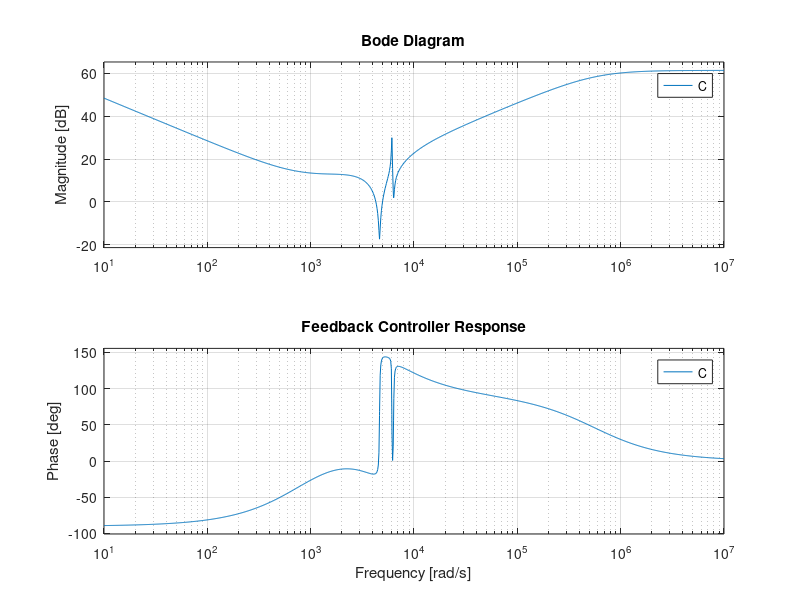

This figure's MATLAB source: (Note: this script raises an error after producing the figure.)
%% Initializing the process
clear;
load MSD2024_P2_Plant.mat % Load the file
s = tf('s');

%% Feedback Controller tuning
% Shapeit parameters
Kp = 1.7;
fi = 230; %Hz
fd =  130 ; %Hz
ft = 90000; %Hz
% Convert to rad/s
wi = fi*2*pi; %Integrator zero, rad/s
wd = fd*2*pi; %Differentiator pole, rad/s
wt = ft*2*pi; %(Tamed)Differentiator zero, rad/s
%Create PID transfer function
C_PID = Kp*(1+wi/s)*((s/wd+1)/(s/wt + 1)); %proportional, integral, lead/lag

% Regular notch filter implementation
f1 = 738;           % Notch frequency (Hz)
zeta_1 = 0.01;      % Damping for numerator (sharp)
zeta_2 = 0.9;       % Damping for denominator (wider)
% Convert to rad/s
w1 = f1*2*pi; %rad/s
% Create transfer function
num_notch = [1, 2*zeta_1*w1, w1^2];  % Numerator coefficients
den_notch = [1, 2*zeta_2*w1, w1^2];  % Denominator coefficients
notch = tf(num_notch, den_notch);

% Skewed notch implementation
f21 = 1009;          % Frequency for numerator (Hz)
zeta_21 = 0.01;      % Damping ratio for numerator
f22 = 971.7;         % Frequency for denominator (Hz)
zeta_22 = 0.005;     % Damping ratio for denominator
% Convert to rad/s
w21 = f21*2*pi; %Notch zero, rad/s
w22 = f22*2*pi; %Notch pole, rad/s
% Create transfer function
num_skewed = [1, 2*zeta_21*w21, w21^2];  % Numerator coefficients
den_skewed = [1, 2*zeta_22*w22, w22^2];  % Denominator coefficients
skewed_notch = tf(num_skewed, den_skewed);


%construct controller
C = C_PID * notch * skewed_notch;

figure;
bode(C); grid on;
title('Feedback Controller Response');

%% Open loop 
L = G*C;
poles = pole(L);
disp(poles);
figure;
bodeplot(L); 
grid on;
margin(L);
title('Feedback-only System Open Loop Response');

%% Closed loop transfer functions
T = L / (1 + L);
S = 1 / (1 + L);


figure;
bode(T); grid on;
margin(T);
title('Feedback-only System Complimentary Sensitivity');

figure;
bode(S); grid on;
title('Feedback-only System Sensitivity');

%% Feedback step response
G.u='u'; G.y='x';
C.u='e'; C.y='v'; 

S1 = sumblk("e = r - y");
S2 = sumblk("u = d + v");
S3 = sumblk("y = x + n");

Tsuma = connect(G,C,S1,S2,S3,"r","y");


figure;
step(Tsuma); grid on;
title('Closed Loop Step Response (Feedback-only)');
info_step_feedback = stepinfo(Tsuma);

%% Feedforward Controller tuning
% New controller parameters for ff
% Gain
Kp = 1.91;
% Skewed Notch
fz1 = 739; %Skewed notch zero, Hz
zz1 = 0.009; %Skewed notch zero damping coefficient
fp1 = 972; %Skewed notch pole, Hz
zp1 = 0.005; %Skewed notch pole damping coefficient
% Notch
f2 = 1008; %Notch zero, Hz
zz2 = 0.014; %Notch zero damping coefficient
zp2 = 0.41; %Notch pole damping coefficient
% Lowpass
flp = 1003; %Low pass zero, Hz
% Convert shapeit values to angular frequencies and quality factors
wz1 = fz1*2*pi; % rad/s
wp1 = fp1*2*pi; % rad/s
w2 = f2*2*pi; % rad/s
wlp = flp*2*pi; % rad/s

Qz1 = 1/(2*zz1); %Quality factor (Q1)
Qp1 = 1/(2*zp1); %Quality factor (Q2)
Qz2 = 1/(2*zz2); %Quality factor (Q1)
Qp2 = 1/(2*zp2); %Quality factor (Q2)

% Controller parameters
C_skewednotch = ((s/wz1)^2+s/(Qz1*wz1)+1)/((s/wp1)^2+s/(Qp1*wp1)+1);
C_notch = ((s/w2)^2+s/(Qz2*w2)+1)/((s/w2)^2+s/(Qp2*w2)+1);
C_lowpass = 1/(s/wlp+1);
Cff = Kp*C_skewednotch*C_notch*C_lowpass;

figure;
bode(Cff); grid on;
title('Feedforward Controller Response');

if isproper(Cff)
    disp('Feedforward controller is proper! Check response for strictly proper')
end
%IS PROPER VERY NICE! (Borat voice)

%% Combined step response
Cff.u='r'; Cff.y='f';

S1 = sumblk("e = r - y");
S2 = sumblk("u = d + v + f");
S3 = sumblk("y = x + n");

Tsumb = connect(G,C,Cff,S1,S2,S3,"r","y");

figure;
step(Tsumb); grid on;
title('Closed Loop Step Response (Feedback & Feedforward)');
info_step_feedfoward_feedback = stepinfo(Tsumb);

%% Architecture comparison
% Start with reference tracking
% Define the frequency range in radians/second
freqRange = logspace(1, 7, 500); % From 10 rad/s to 10^7 rad/s with 500 points

% Plot the first Bode plot
figure;
bodeplot(Tsuma, freqRange); grid on;
title('Reference Tracking (Feedback only)');

% Plot the second Bode plot
figure;
bodeplot(Tsumb, freqRange); grid on;
title('Reference Tracking (Feedback & Feedforward)');

% Disturbance rejection y/d
GSa = connect(G,C,S1,S2,S3,"d","y");
GSb = connect(G,C,Cff,S1,S2,S3,"d","y");

figure;
bode(GSa); grid on;
title('Disturbance Rejection (Feedback only)');

figure;
bode(GSb); grid on;
title('Disturbance Rejection (Feedback & Feedforward)');

% Noise Attenuation y/n
Sa = connect(G,C,S1,S2,S3,"n","y");
Sb = connect(G,C,Cff,S1,S2,S3,"n","y");

figure;
bode(Sa); grid on;
title('Noise Attenuation (Feedback only)');

figure;
bode(Sb); grid on;
title('Noise Attenuation (Feedback & Feedforward)');

%% Updated Feedback Controller tuning
% Shapeit parameters
Kp = 1.86;
fi = 230; %Hz
fd =  137 ; %Hz
ft = 90000; %Hz
% Convert to rad/s
wi = fi*2*pi; %Integrator zero, rad/s
wd = fd*2*pi; %Differentiator pole, rad/s
wt = ft*2*pi; %(Tamed)Differentiator zero, rad/s
%Create PID transfer function
C_PID_real = Kp*(1+wi/s)*((s/wd+1)/(s/wt + 1));  %proportional, integral, lead/lag

% Regular notch filter implementation
f1 = 738;           % Notch frequency (Hz)
zeta_1 = 0.01;      % Damping for numerator (sharp)
zeta_2 = 0.9;       % Damping for denominator (wider)
% Convert to rad/s
w1 = f1*2*pi; %rad/s
% Create transfer function
num_notch = [1, 2*zeta_1*w1, w1^2];  % Numerator coefficients
den_notch = [1, 2*zeta_2*w1, w1^2];  % Denominator coefficients
notch = tf(num_notch, den_notch);

% Skewed notch implementation
f21 = 1009;          % Frequency for numerator (Hz)
zeta_21 = 0.01;      % Damping ratio for numerator
f22 = 971.7;         % Frequency for denominator (Hz)
zeta_22 = 0.005;     % Damping ratio for denominator
% Convert to rad/s
w21 = f21*2*pi; %Notch zero, rad/s
w22 = f22*2*pi; %Notch pole, rad/s
% Create transfer function
num_skewed = [1, 2*zeta_21*w21, w21^2];  % Numerator coefficients
den_skewed = [1, 2*zeta_22*w22, w22^2];  % Denominator coefficients
skewed_notch = tf(num_skewed, den_skewed);

%construct controller
C_real = C_PID_real * notch * skewed_notch;

figure;
bode(C_real); grid on;
title('Real System Feedback Controller Response');

%% Updated Feedforward Controller tuning
% New controller parameters for ff
% Gain
Kp = 1.91;
% Skewed Notch
fz1 = 739; %Skewed notch zero, Hz
zz1 = 0.009; %Skewed notch zero damping coefficient
fp1 = 972; %Skewed notch pole, Hz
zp1 = 0.005; %Skewed notch pole damping coefficient
% Notch
f2 = 1008; %Notch zero, Hz
zz2 = 0.014; %Notch zero damping coefficient
zp2 = 0.41; %Notch pole damping coefficient
% Lowpass (2nd degree)
flp = 1003; %Low pass zero, Hz
zlp = 2.3; %Low pass dampening factor
% Convert shapeit values to angular frequencies and quality factors
wz1 = fz1*2*pi; % rad/s
wp1 = fp1*2*pi; % rad/s
w2 = f2*2*pi; % rad/s
wlp = flp*2*pi; % rad/s

Qz1 = 1/(2*zz1); %Quality factor (Q1)
Qp1 = 1/(2*zp1); %Quality factor (Q2)
Qz2 = 1/(2*zz2); %Quality factor (Q1)
Qp2 = 1/(2*zp2); %Quality factor (Q2)
Qlp = 1/(2*zlp); %Quality factor (Q)

% Controller parameters
C_skewednotch = ((s/wz1)^2+s/(Qz1*wz1)+1)/((s/wp1)^2+s/(Qp1*wp1)+1);
C_notch = ((s/w2)^2+s/(Qz2*w2)+1)/((s/w2)^2+s/(Qp2*w2)+1);
C_lowpass_2deg = 1/((s/wlp)^2+s/(Qlp*wlp)+1);
Cff_real = Kp*C_skewednotch*C_notch*C_lowpass_2deg;

figure;
bode(Cff_real); grid on;
title('Real System Feedforward Controller Response');

if isproper(Cff_real)
    disp('Real Feedforward controller is proper! Check response for strictly proper')
end
%IS PROPER VERY NICE! (Borat voice)

%% Define new transfer function relations
% Reference tracking 
G.u='u'; G.y='x';
C_real.u='e'; C_real.y='v'; 
Cff_real.u='r'; Cff_real.y='f';

S1_real = sumblk("e = r - y");
S2_real = sumblk("u = d + v + f");
S3_real = sumblk("y = x + n");

T_real = connect(G,C_real,Cff_real,S1_real,S2_real,S3_real,"r","y");

% Sensitivity y/d
S_real = connect(G,C_real,Cff_real,S1_real,S2_real,S3_real,"n","y");

% Plotting

figure;
bodeplot(T_real, freqRange); grid on;
title('Real System Complementary Sensitivity Reposnse');

figure;
bode(S_real); grid on;
title('Real System Sensitivity Reposnse');


